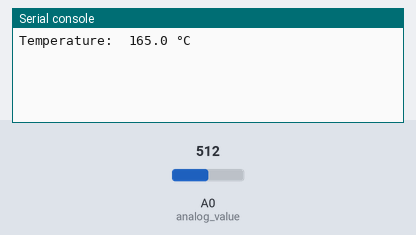
Bench run of a program on a simulated ESP8266 board running MicroPython. Parts: the last lines printed to the serial console. The inputs (shaded band) are chosen by the test bench; at power-on: A0 (analog_value) = 512 (analog values on the 0–1023 scale).

Above: at 1.2 s.
1.3 s: A0 (analog_value) set to 716
At 2.8 s:
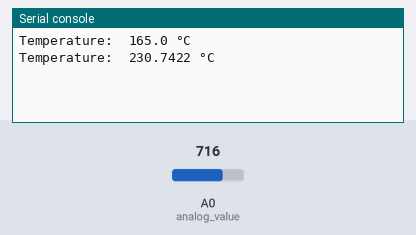
4.0 s: A0 (analog_value) set to 900
At 4.3 s:
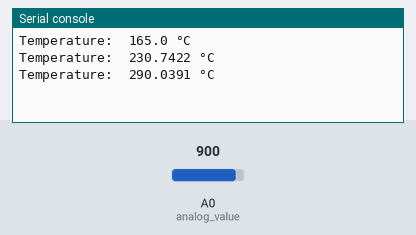
Timing chart, 0 to 7.0 s (numbered marks = the images above; inputs shaded):
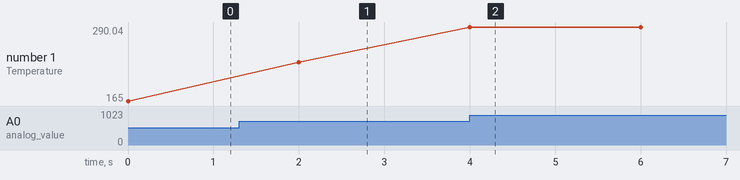

Measured:
- after the input at 1.3 s, the serial console: prints a new line after 0.70 s (image 1)
- after the input at 4.0 s, the serial console: prints a new line at once (image 2)
- plotted number 1: 165 → 230.74 after the input at 1.3 s, 230.74 → 290.04 after the input at 4.0 s

The program:

Clase_6.1__LM35_.py
```python
from machine  import Pin, ADC
import time

analog_value = ADC(0)
conversion_factor = 3.3/ 1024

while True:

    temp_voltage_raw = analog_value.read()
    convert_voltage = temp_voltage_raw*conversion_factor
    tempC = convert_voltage/(10.0 / 1000)

    print("Temperature: ",tempC, "°C", sep=" ")

    time.sleep(2)
```
